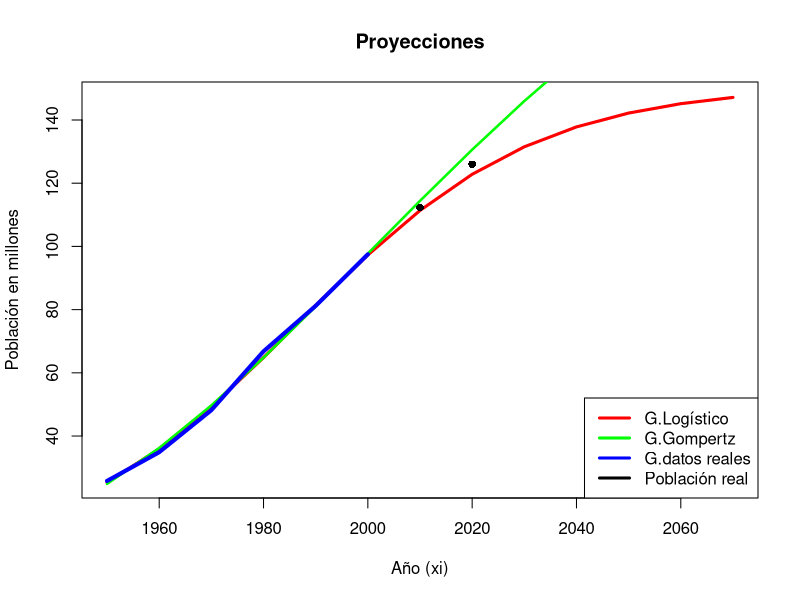

Reproduce this figure in R.

#Proyecciones con modelo Logistico y Gompertz
#Elaborado por: NAVA GONZALEZ MARIA NAYELI, VILCHIS SOTELO MARIA MIEL

fecha <- seq (1950, 2000, by=10) #Vector fechas
Y <- c(25.8,34.9, 48.2, 66.8, 81.2, 97.5) # datos poblacionales!!!! En millones.

x <- (fecha - 1950) / 10 #X

log_y <- log10(Y) # #Para gompertz

n <- (length(log_y)/3) ## Para gompertz

y_logis <- 1 / Y #Para modelo logistico

S1_l <- sum(y_logis[1:2]) #M logistico
S2_l <- sum(y_logis[3:4]) #M logistico
S3_l <- sum(y_logis[5:6]) #M logistico

bcuad_l <- (S3_l - S2_l) / (S2_l - S1_l) # b cuadrada logistico
raizb_l <- sqrt(bcuad_l) # para la ecuación logistica

a_log <- (S2_l - S1_l) * (raizb_l - 1) / (bcuad_l - 1)^2 # a para la ecuación logistica
k_log <- (S1_l - (bcuad_l - 1) * a_log/ (raizb_l - 1)) / 2 #k para la logistica


S1_g <- sum(log_y[1:2]) #M gompertz
S2_g <- sum(log_y[3:4]) #M gompertz
S3_g <- sum(log_y[5:6]) #M gompertz

bcuad_g <- (S3_g - S2_g) / (S2_g - S1_g) # b cuadrada gompertz
raizb_g <- sqrt(bcuad_g)   # b para compertz
a_gom <- (S2_g - S1_g) * (raizb_g - 1) / (bcuad_g - 1)^2 #a para gompertz
k_gom <- (S1_g - (bcuad_g - 1) * a_gom/ (raizb_g - 1)) / 2 #k para gompertz


i <- NULL
y1_logisfinal <-NULL 
y1_gomfinal <- NULL
for ( i in 1:6){ #For para agregar los elementos de un vector para gompertz y logistico
  
  y1_logisfinal[i] <- c(k_log + a_log * (raizb_l ^ x[i]))
  y1_gomfinal[i] <- c(k_gom + a_gom*(raizb_g^x[i]))
}

print(y1_logisfinal)
print(y1_gomfinal)

#Y estimados para ambos modelos
ajuste_logisfinal <- 1 / y1_logisfinal #Ajuste del mod logistico
ajuste_gomfinal <- 10^(y1_gomfinal) #Ajuste de modelo gompertz, el 10 es por el log base 10

data.frame(Fecha = fecha, Poblacion = Y,
           x, Y_logis = y_logis,  Y_logis_estim = y1_logisfinal, Ajust_Logistico = ajuste_logisfinal,Log_y = log_y,
           Y_gompertz = y1_gomfinal, Ajust_gompertz = ajuste_gomfinal ) # muestra los datos en forma de tablita

#Proyeccion para los años 2010-2070

fecha2 <- seq (1950, 2070, by=10) #Vector fechas
x1 <-c(0,1,2,3,4,5,6,7,8,9,10,11,12,13)

i <- NULL
logi_pro <-NULL 
gom_pro <- NULL
for ( i in 1:13){ #For para agregar los elementos de un vector para gompertz y logistico
  
  logi_pro[i] <- c(1/(k_log + a_log * (raizb_l ^ x1[i])))
  gom_pro[i] <- c(10^(k_gom + a_gom*(raizb_g^x1[i])))
}

print(logi_pro)
print(gom_pro)

f<- seq (1950, 2070, by=10) #Vector fechas
#Grafica Logistico
plot(f,logi_pro, main = "Proyecciones" , xlab = "Año (xi)", ylab = "Población en millones",font.sub  = 2, type="l",col = "red",lwd = 3)

#Grafica Gompertz
lines(f,gom_pro, type="l", col= "green", lwd = 2.5 )

f1 <- seq(1950,2000, by = 10)
#Grafica de datos reales
lines(f1,Y, type = "l", col= "blue", lwd = 4)

#Puntos de 2010,2020
x <- c(2010,2020)
y <- c(112.33,126.014)

lines(x,y, type = "p", col= "black", pch = 16)

legend("bottomright", legend = c("G.Logístico", "G.Gompertz", "G.datos reales", "Población real"),
       lwd = 3, col = c("red", "green","blue", "black"))








